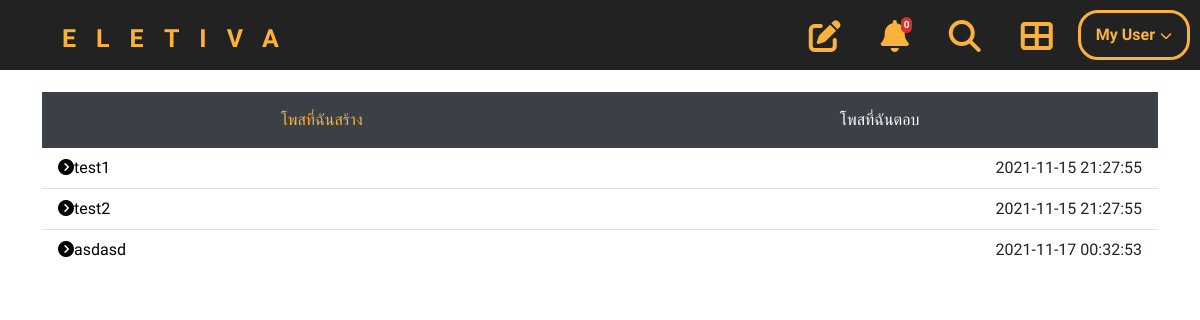
Screenshot of /history.php (signed in) with the database file from the repository.
### tables this page shows
CREATE TABLE `post` (
  `ID_post` int(11) UNSIGNED NOT NULL,
  `Group_subject` varchar(50) NOT NULL,
  `ID_subject` int(8) NOT NULL,
  `name_subject` varchar(75) NOT NULL,
  `type_post` int(2) NOT NULL,
  `title_post` varchar(50) NOT NULL,
  `msg_post` varchar(255) NOT NULL,
  `time_post` timestamp NOT NULL DEFAULT current_timestamp() ON UPDATE current_timestamp(),
  `create_by` bigint(20) UNSIGNED NOT NULL,
  `report` int(5) NOT NULL
);

### history.php (the view, shortened to what this page needs)
<?php
require('inc_header.php');
include "header.php";
    $check = "SELECT ID FROM users WHERE email = '$email ' AND password = '$password' AND status = '$status'";
    $result = mysqli_query($connect, $check);
    $row = mysqli_fetch_assoc($result);
    $iduser = $row['ID'];
    $queryA = "SELECT * FROM post WHERE create_by = '$iduser'";
    $resultbulid = mysqli_query($connect, $queryA);
?>
<body>
    <div class="">
        <div class="container py-4">
            <ul class="nav nav-pills nav-fill" id="tabHistory" role="tablist">
              <li class="nav-item" role="presentation">
                <button class="nav-link active" id="pills-create-tab" data-bs-toggle="pill" data-bs-target="#pills-create" type="button" role="tab" aria-controls="pills-create" aria-selected="true">โพสที่ฉันสร้าง</button>
              </li>
              <li class="nav-item" role="presentation">
                <button class="nav-link" id="pills-answer-tab" data-bs-toggle="pill" data-bs-target="#pills-answer" type="button" role="tab" aria-controls="pills-answer" aria-selected="false">โพสที่ฉันตอบ</button>
              </li>
            </ul>
            <div class="tab-content" id="tabHistory-Content">
              <div class="tab-pane fade show active" id="pills-create" role="tabpanel" aria-labelledby="pills-create-tab">
                  <ul class="list-group list-group-flush">
                  <?php
                      while($row = mysqli_fetch_assoc($resultbulid)){
                        echo'<li class="list-group-item">';
                        echo'  <div class="row">';
                        echo'     <div class="col-sm-9">';
                        echo'         <a href="post.php?id='.$row['ID_post'].'"><i class="fas fa-chevron-circle-right"></i>'.$row['title_post'].'</a>';
                        echo'    </div> ';
                        echo'    <div class="col-sm-3 text-md-end">'.$row['time_post'].'</div> ';
                        echo'</div>';
                        echo'</li>';
                      }
                      ?>
                  </ul>
              </div>
            </div>
        </div>
    </div>
</body>

### css/style.css (style rules this page uses)
body { font-family: 'prompt', sans-serif; font-weight: 300; }
#tabHistory .nav-link { color: #fff; background: #3B3F46; border-radius: 0; font-weight: 300; padding: 1rem 1rem; }
#tabHistory .nav-link.active { color: #fab23d; }
#tabHistory-Content { background: rgba(59,63,70,.5); }
.list-group-item { position: relative; display: block; padding: 0.8rem 1rem; color: #212529; text-decoration: none; background-color: transparent; border: 1px solid rgba(0,0,0,.125); }
#tabHistory-Content .list-group-item a { text-decoration: none; color: #000; }

### css/navbar.css (style rules this page uses)
* { box-sizing: border-box; padding: 0; margin: 0; font-family: 'IBM Plex Sans Thai', sans-serif; }
a { color: #FAB23D; text-decoration: none; text-decoration: none; cursor: pointer; }

### rows the page displays
post: title_post "test1", time_post "2021-11-15 21:27:55"
post: title_post "test2", time_post "2021-11-15 21:27:55"
post: title_post "asdasd", time_post "2021-11-17 00:32:53"

### other values shown
$row["COUNT(ID_notify)"] "0"
